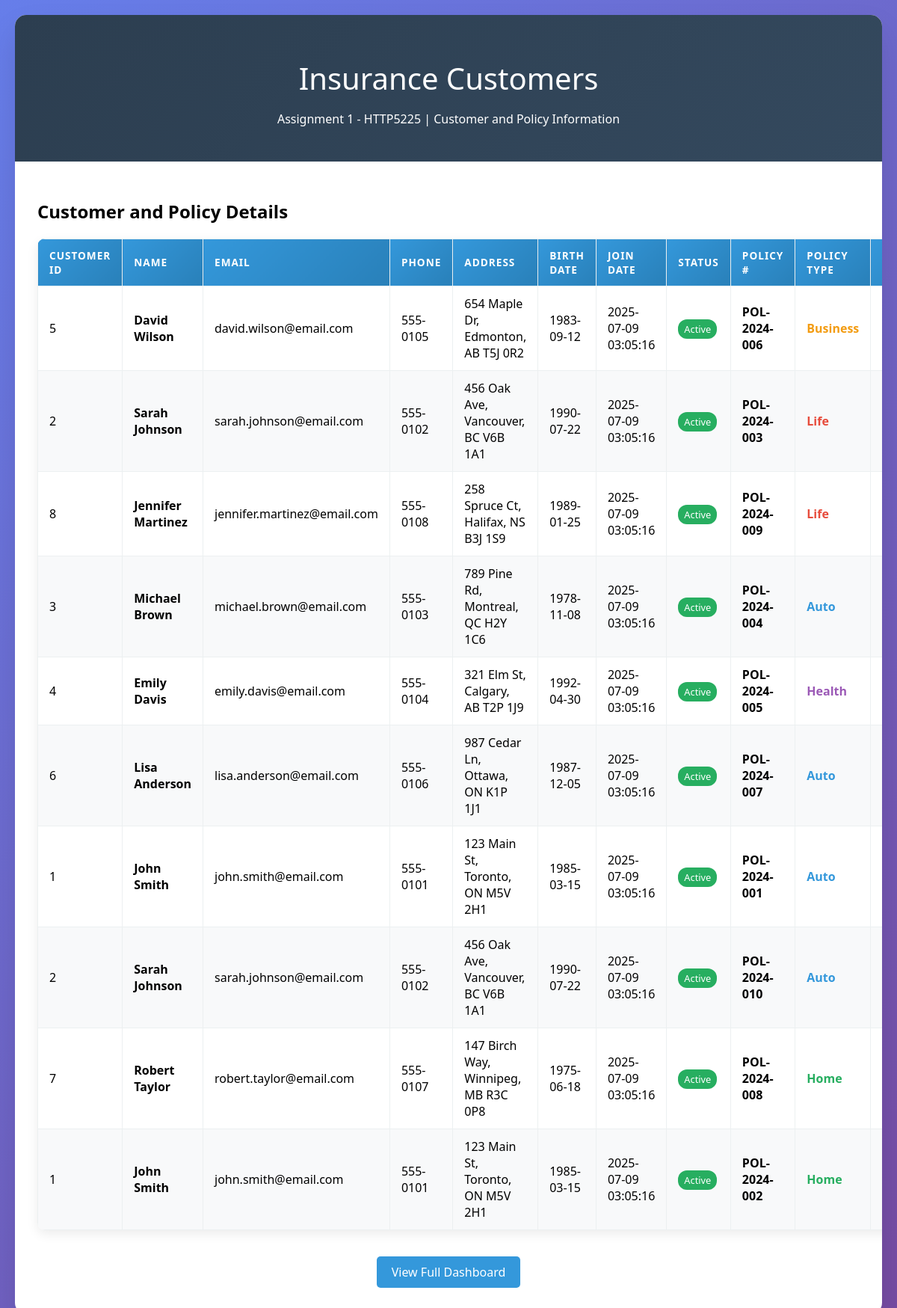
Page /assignment1/index.php on the committed database.
### tables this page shows
CREATE TABLE customer_policies (
    policy_id INT AUTO_INCREMENT PRIMARY KEY,
    customer_id INT NOT NULL,
    policy_number VARCHAR(20) UNIQUE NOT NULL,
    policy_type ENUM('auto', 'home', 'life', 'health', 'business') NOT NULL,
    coverage_amount DECIMAL(12,2) NOT NULL,
    premium_amount DECIMAL(8,2) NOT NULL,
    start_date DATE NOT NULL,
    end_date DATE NOT NULL,
    status ENUM('active', 'expired', 'cancelled') DEFAULT 'active',
    created_at TIMESTAMP DEFAULT CURRENT_TIMESTAMP,
    FOREIGN KEY (customer_id) REFERENCES customers(customer_id) ON DELETE CASCADE
);

CREATE TABLE customers (
    customer_id INT AUTO_INCREMENT PRIMARY KEY,
    first_name VARCHAR(50) NOT NULL,
    last_name VARCHAR(50) NOT NULL,
    email VARCHAR(100) UNIQUE NOT NULL,
    phone VARCHAR(20) NOT NULL,
    address TEXT NOT NULL,
    birth_date DATE NOT NULL,
    join_date TIMESTAMP DEFAULT CURRENT_TIMESTAMP,
    status ENUM('active', 'inactive', 'suspended') DEFAULT 'active',
    created_at TIMESTAMP DEFAULT CURRENT_TIMESTAMP,
    updated_at TIMESTAMP DEFAULT CURRENT_TIMESTAMP ON UPDATE CURRENT_TIMESTAMP
);

### assignment1/index.php (the view, shortened to what this page needs)
<?php
$host = 'localhost';
$user = 'root';
$pass = '';
$db = 'assignment1';
$conn = new mysqli($host, $user, $pass, $db);
$sql = "SELECT c.customer_id, c.first_name, c.last_name, c.address, c.birth_date,
               c.email, c.phone, c.join_date, c.status,
               cp.policy_number, cp.policy_type, cp.premium_amount, cp.coverage_amount
        FROM customers c
        LEFT JOIN customer_policies cp ON c.customer_id = cp.customer_id
        ORDER BY c.join_date DESC, cp.premium_amount DESC";
$result = $conn->query($sql);
?>
<!DOCTYPE html>
<html lang="en">
<head>
</head>
<body>
    <div class="container">
        <div class="header">
            <h1>Insurance Customers</h1>
            <p>Assignment 1 - HTTP5225 | Customer and Policy Information</p>
        </div>
        <div class="content">
            <h2>Customer and Policy Details</h2>
            <?php if ($result && $result->num_rows > 0): ?>
                <table>
                    <thead>
                        <tr>
                            <th>Customer ID</th>
                            <th>Name</th>
                            <th>Email</th>
                            <th>Phone</th>
                            <th>Address</th>
                            <th>Birth Date</th>
                            <th>Join Date</th>
                            <th>Status</th>
                            <th>Policy #</th>
                            <th>Policy Type</th>
                            <th>Premium</th>
                        </tr>
                    </thead>
                    <tbody>
                        <?php
                        while($row = $result->fetch_assoc()):
                        ?>
                            <tr>
                                <td><?= htmlspecialchars($row['customer_id']) ?></td>
                                <td><strong><?= htmlspecialchars($row['first_name'] . ' ' . $row['last_name']) ?></strong></td>
                                <td><?= htmlspecialchars($row['email']) ?></td>
                                <td><?= htmlspecialchars($row['phone']) ?></td>
                                <td><?= htmlspecialchars($row['address']) ?></td>
                                <td><?= htmlspecialchars($row['birth_date']) ?></td>
                                <td><?= htmlspecialchars($row['join_date']) ?></td>
                                <td>
                                    <?php if ($row['status'] === 'active'): ?>
                                        <span class="status-active">Active</span>
                                    <?php elseif ($row['status'] === 'inactive'): ?>
                                        <span class="status-inactive">Inactive</span>
                                    <?php else: ?>
                                        <span class="status-suspended">Suspended</span>
                                    <?php endif; ?>
                                </td>
                                <td>
                                    <?php if ($row['policy_number']): ?>
                                        <strong><?= htmlspecialchars($row['policy_number']) ?></strong>
                                    <?php else: ?>
                                        <span class="no-policy">No Policy</span>
                                    <?php endif; ?>
                                </td>
                                <td>
                                    <?php if ($row['policy_type']): ?>
                                        <span class="policy-type policy-<?= $row['policy_type'] ?>">
                                            <?= ucfirst(htmlspecialchars($row['policy_type'])) ?>
                                        </span>
                                    <?php else: ?>
                                        <span class="no-policy">-</span>
                                    <?php endif; ?>
                                </td>
                                <td>
                                </td>
                            </tr>
                        <?php endwhile; ?>
                    </tbody>
                </table>
            <?php endif; ?>
            <div style="margin-top: 30px; text-align: center;">
                <a href="insurance_dashboard.php" style="display: inline-block; padding: 10px 20px; background: #3498db; color: white; text-decoration: none; border-radius: 5px; margin: 5px;">View Full Dashboard</a>
            </div>
        </div>
    </div>
</body>
</html>

### assignment1/index.php (style rules this page uses)
body { font-family: 'Segoe UI', Tahoma, Geneva, Verdana, sans-serif; background: linear-gradient(135deg, #667eea 0%, #764ba2 100%); margin: 0; padding: 20px; min-height: 100vh; }
.container { max-width: 1400px; margin: 0 auto; background: #fff; border-radius: 15px; box-shadow: 0 20px 40px rgba(0,0,0,0.1); overflow: hidden; }
.header { background: linear-gradient(135deg, #2c3e50 0%, #34495e 100%); color: #fff; padding: 30px; text-align: center; }
.header h1 { font-size: 2.5em; margin-bottom: 10px; font-weight: 300; }
.content { padding: 30px; }
table { border-collapse: collapse; width: 100%; background: #fff; border-radius: 10px; overflow: hidden; box-shadow: 0 5px 15px rgba(0,0,0,0.08); }
th, td { border: 1px solid #ecf0f1; padding: 12px 15px; text-align: left; }
th { background: linear-gradient(135deg, #3498db 0%, #2980b9 100%); color: #fff; font-weight: 600; text-transform: uppercase; font-size: 0.85em; letter-spacing: 1px; }
tr:nth-child(even) { background: #f8f9fa; }
.status-active { background: #27ae60; color: #fff; padding: 4px 8px; border-radius: 12px; font-size: 0.8em; }
.policy-type { font-weight: bold; }
.policy-auto { color: #3498db; }
.policy-home { color: #27ae60; }
.policy-life { color: #e74c3c; }
.policy-health { color: #9b59b6; }
.policy-business { color: #f39c12; }

### rows in the picture
customer_policies: customer.customer_id "5", customer.last_name "David Wilson", customer.email "david.wilson@email.com", customer.phone "555-0105", customer.address "654 Maple Dr, Edmonton, AB T5J 0R2", customer.birth_date "1983-09-12", customer.join_date "2025-07-09 03:05:16", policy_number "POL-2024-006", policy_type "Business"
customer_policies: customer.customer_id "2", customer.last_name "Sarah Johnson", customer.email "sarah.johnson@email.com", customer.phone "555-0102", customer.address "456 Oak Ave, Vancouver, BC V6B 1A1", customer.birth_date "1990-07-22", customer.join_date "2025-07-09 03:05:16", policy_number "POL-2024-003", policy_type "Life"
customer_policies: customer.customer_id "8", customer.last_name "Jennifer Martinez", customer.email "jennifer.martinez@email.com", customer.phone "555-0108", customer.address "258 Spruce Ct, Halifax, NS B3J 1S9", customer.birth_date "1989-01-25", customer.join_date "2025-07-09 03:05:16", policy_number "POL-2024-009", policy_type "Life"
customer_policies: customer.customer_id "3", customer.last_name "Michael Brown", customer.email "michael.brown@email.com", customer.phone "555-0103", customer.address "789 Pine Rd, Montreal, QC H2Y 1C6", customer.birth_date "1978-11-08", customer.join_date "2025-07-09 03:05:16", policy_number "POL-2024-004", policy_type "Auto"
customer_policies: customer.customer_id "4", customer.last_name "Emily Davis", customer.email "emily.davis@email.com", customer.phone "555-0104", customer.address "321 Elm St, Calgary, AB T2P 1J9", customer.birth_date "1992-04-30", customer.join_date "2025-07-09 03:05:16", policy_number "POL-2024-005", policy_type "Health"
customer_policies: customer.customer_id "6", customer.last_name "Lisa Anderson", customer.email "lisa.anderson@email.com", customer.phone "555-0106", customer.address "987 Cedar Ln, Ottawa, ON K1P 1J1", customer.birth_date "1987-12-05", customer.join_date "2025-07-09 03:05:16", policy_number "POL-2024-007", policy_type "Auto"
customer_policies: customer.customer_id "1", customer.last_name "John Smith", customer.email "john.smith@email.com", customer.phone "555-0101", customer.address "123 Main St, Toronto, ON M5V 2H1", customer.birth_date "1985-03-15", customer.join_date "2025-07-09 03:05:16", policy_number "POL-2024-001", policy_type "Auto"
customer_policies: customer.customer_id "2", customer.last_name "Sarah Johnson", customer.email "sarah.johnson@email.com", customer.phone "555-0102", customer.address "456 Oak Ave, Vancouver, BC V6B 1A1", customer.birth_date "1990-07-22", customer.join_date "2025-07-09 03:05:16", policy_number "POL-2024-010", policy_type "Auto"
customer_policies: customer.customer_id "7", customer.last_name "Robert Taylor", customer.email "robert.taylor@email.com", customer.phone "555-0107", customer.address "147 Birch Way, Winnipeg, MB R3C 0P8", customer.birth_date "1975-06-18", customer.join_date "2025-07-09 03:05:16", policy_number "POL-2024-008", policy_type "Home"
customer_policies: customer.customer_id "1", customer.last_name "John Smith", customer.email "john.smith@email.com", customer.phone "555-0101", customer.address "123 Main St, Toronto, ON M5V 2H1", customer.birth_date "1985-03-15", customer.join_date "2025-07-09 03:05:16", policy_number "POL-2024-002", policy_type "Home"
